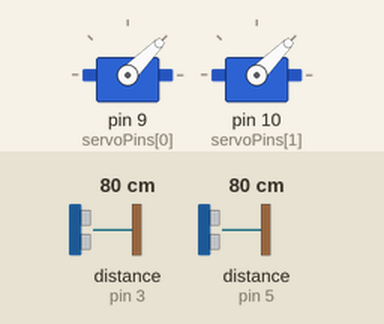
This sketch was run on a simulated Arduino Uno, built with avr-gcc and run on an emulated ATmega328P. Parts: 2 × servo. Wiring (inferred from the names in the program): 2 × ultrasonic range finder: trigger pin 2, echo pin 3 / trigger pin 4, echo pin 5. Inputs (shaded band) come from the test bench; at power-on: distance to the obstacle (sensors on pin 3, pin 5) 80 cm. The echo pulse lasts 58.3 µs per cm; what the sketch prints to the serial monitor is not drawn.

Above: at 1.2 s.
1.3 s: distance to the obstacle (sensor on pin 3) set to 120 cm
At 1.9 s:
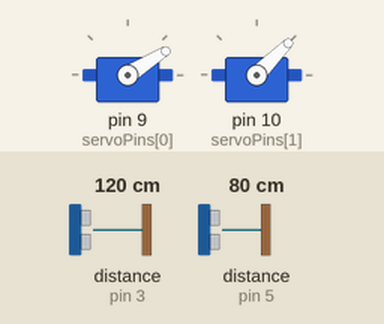
2.8 s: distance to the obstacle (sensor on pin 5) set to 9 cm
At 3.7 s:
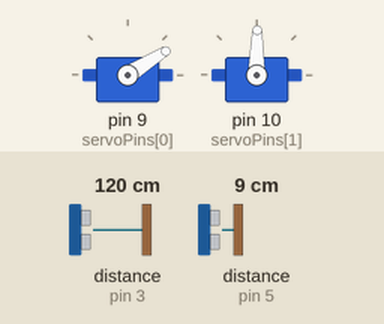
4.3 s: distance to the obstacle (sensor on pin 5) set to 120 cm
At 5.4 s:
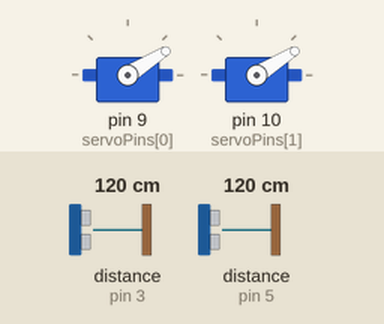
5.8 s: distance to the obstacle (sensor on pin 3) set to 9 cm
At 6.5 s:
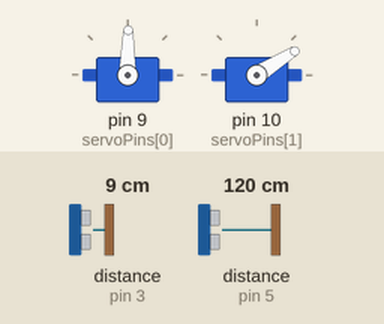
7.3 s: distance to the obstacle (sensor on pin 3) set to 35 cm
At 8.5 s:
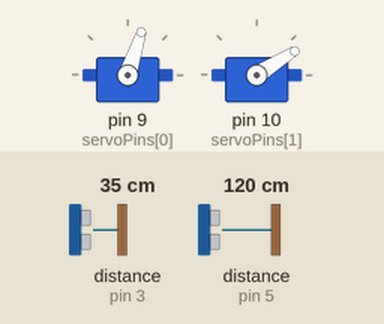
8.8 s: distance to the obstacle (sensor on pin 5) set to 4 cm
At 9.8 s:
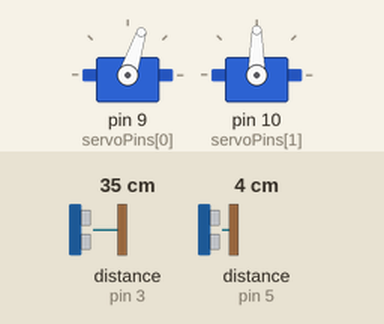
Timing chart, 0 to 11.3 s (numbered marks = the images above; inputs shaded):
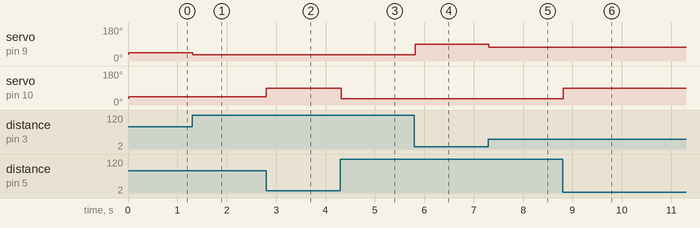

The sketch:

ultrasonic_sensor.ino
```cpp
#include <Servo.h>

const int trigPins[2] = {2, 4};
const int echoPins[2] = {3, 5};
const int servoPins[2] = {9, 10};

Servo servos[2];

void setup() {
  Serial.begin(115200);

  for (int i = 0; i < 2; i++) {
    pinMode(trigPins[i], OUTPUT);
    pinMode(echoPins[i], INPUT);
    servos[i].attach(servoPins[i]);
    servos[i].write(37);  // Set servos to the middle of 0°-90°
  }

  Serial.println("System ready!");
}

void loop() {
  for (int i = 0; i < 2; i++) {
    digitalWrite(trigPins[i], HIGH);
    delayMicroseconds(10);
    digitalWrite(trigPins[i], LOW);

    long duration = pulseIn(echoPins[i], HIGH, 20000); // Timeout 20ms

    int distance = duration * 0.034 / 2;

    if (distance < 2 || distance > 400) continue;

    int angle = map(constrain(distance, 5, 100), 5, 150, 90, 0);
    servos[i].write(angle);

    Serial.print("Sensor ");
    Serial.print(i);
    Serial.print(" : ");
    Serial.print(distance);
    Serial.print(" cm → Servo ");
    Serial.print(i);
    Serial.print(" : ");
    Serial.print(angle);
    Serial.println("°");
  }
}
```

Measured:
- after the input at 1.3 s, servo on pin 9 (servoPins[0]): 45° → 32° at once
- after the input at 2.8 s, servo on pin 10 (servoPins[1]): 45° → 89° at once
- after the input at 4.3 s, servo on pin 10 (servoPins[1]): 89° → 32° at once
- after the input at 5.8 s, servo on pin 9 (servoPins[0]): 32° → 89° at once
- after the input at 7.3 s, servo on pin 9 (servoPins[0]): 89° → 72° at once
- after the input at 8.8 s, servo on pin 10 (servoPins[1]): 32° → 90° at once
